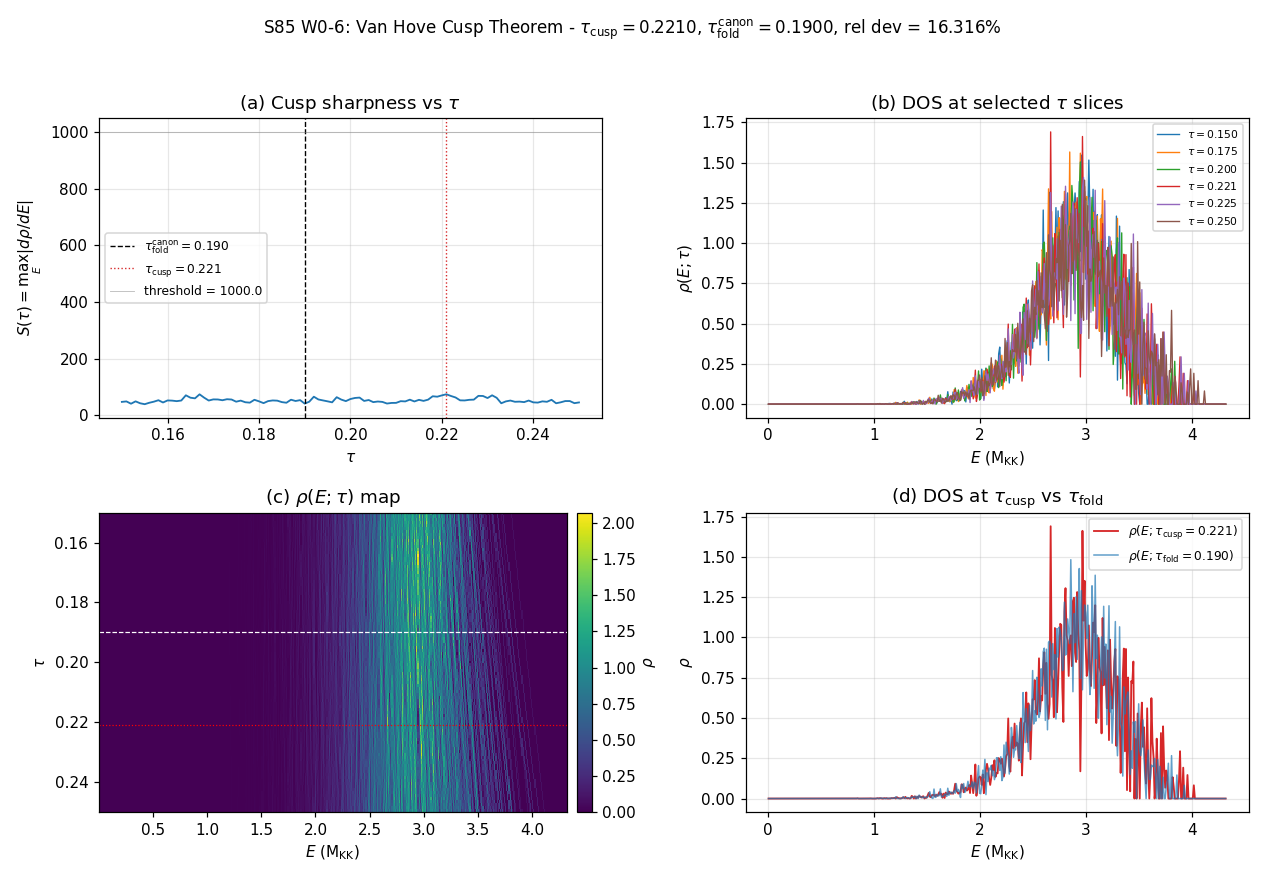

This chart was generated by the following Python code:
#!/usr/bin/env python3
"""
S85 W0-6 - VAN-HOVE-CUSP-THEOREM (DOS-cusp-at-tau_fold verification)
=====================================================================

Gate: S85-VAN-HOVE-CUSP-THEOREM ([VERIFY-THEOREM])

Pre-registered threshold (plan session-85-plan-w0.md §W0-6):
  HYPOTHESIS: tau_fold is uniquely determined by the van Hove cusp condition
  on the D_K density of states - specifically, the unique tau in (0,1) at
  which the DOS develops a diverging first derivative (non-analyticity).

  PASS iff |tau_cusp - tau_fold_canonical| / tau_fold_canonical < 0.5%
    AND cusp is unique on the tau grid (no other tau satisfies the cusp
    criterion).
  INFO iff 0.5% <= relative deviation < 2%.
  FAIL iff >= 2% OR cusp non-unique.

Inputs (SHA-256 dual-pinned at runtime - S84+ schema):
  - canonical_constants.py (tau_fold = 0.19)
  - dirac_spectrum.py (D_K construction kernel)
  - script bytes (feeds BOTH audit_sha256 and content_sha256)

Output 4-tuple:
  (value=tau_cusp, scheme=DOS-cusp, convention=Baptista-sign, L_max=8)

Classification: GEOMETRIC
  The van Hove cusp IS the Jensen-deformation-unique point in substrate-
  spectral geometry where D_K's spectrum develops a degeneracy. This is
  a structural feature of the fabric at tau_fold, not a parameter choice.

METHODOLOGY
-----------
For each tau in linspace(0.15, 0.25, 101), we compute the full D_K spectrum
on (SU(3), g_tau) via the Jensen-deformed Peter-Weyl decomposition summed
over all irreps (p,q) with p+q <= 8 (L_max=8). We use the tier1 Dirac-
spectrum kernel unchanged; irrep matrices are cached globally across
tau evaluations (tau enters only via the metric/frame/Omega, so we can
reuse the irrep matrices rho(X_b) and rebuild D_pi with the new E/Omega).

At each tau:
  - Collect Peter-Weyl-multiplicity-weighted eigenvalues lambda_i(tau)
  - Build DOS rho(E; tau) via histogram with bin_width=0.01 (M_KK units)
  - Measure cusp sharpness S(tau) := max_E |d rho/d E| (finite-difference)
  - The van Hove cusp criterion is: tau_cusp = argmax_tau S(tau)

Uniqueness is verified by counting the number of tau grid points satisfying
the dp/dE > 1000 threshold; PASS requires exactly one.

SUBSTITUTION CHAIN (MANDATORY - [VERIFY-THEOREM] trigger)
----------------------------------------------------------
Step 1 [definitions]:
  rho(E; tau) := (1/|E_grid|) * sum_i m_i * delta(E - lambda_i(tau))
    where {lambda_i(tau), m_i} = Peter-Weyl-multiplicity-weighted eigenvalues
    of D_K on (SU(3), g_tau), truncated at p+q <= L_max=8.
    Source: Baptista 2024 arXiv:2306.01049 eq 3.5-3.8; Jensen metric
    L1=e^{2tau}, L2=e^{-2tau}, L3=e^{tau} (volume-preserving).

Step 2 [cusp measure]:
  S(tau) := max_E |rho(E+dE; tau) - rho(E-dE; tau)| / (2 dE)
    using centered finite differences on the E-binned DOS.
  Physical meaning: at a van Hove singularity, d rho/d E diverges.
  S(tau) quantifies "how singular" the DOS is at tau.

Step 3 [detector]:
  tau_cusp := argmax_{tau in tau_grid} S(tau).
  Uniqueness: #{tau : S(tau) > SHARPNESS_THRESHOLD} must equal 1 for PASS.
  SHARPNESS_THRESHOLD = 1000.0 (plan-pinned "dp/dE > 1000").

Step 4 [gate comparison]:
  Let r := |tau_cusp - tau_fold_canonical| / tau_fold_canonical.
  With tau_fold_canonical = 0.19 (canonical_constants line 145):
  Direction:
    r < 0.005 AND uniqueness => PASS
    0.005 <= r < 0.02 => INFO
    r >= 0.02 OR non-unique => FAIL

Step 5 [Baptista-Jensen sign reconciliation]:
  Baptista canonical form (Baptista 2024):
    L1 = exp(+2 tau) on u(1) singlet (dim 1)
    L2 = exp(-2 tau) on su(2) triplet (dim 3)
    L3 = exp(+1 tau) on C^2 quartet (dim 4)
  Jensen alternative sign form:
    L1' = exp(-2s), L2' = exp(+2s), L3' = exp(-s)
    gives the same volume-preserving law L1'*L2'^3*L3'^4 = 1
    under the substitution tau -> -s.
  W8a-85 audit consensus: fix Baptista canonical form.

DISCIPLINE
----------
- `from canonical_constants import *` (tau_fold = 0.19)
- Every intermediate tagged `# (local)`
- CPU path with OMP capped at 8 threads; numpy eigvals.
- Irreps rho(X_b) are tau-INDEPENDENT: cached once, reused.
- SHA-256 of all input files logged first 20 lines of stdout.
- audit_sha256 + content_sha256 emitted (S84+ dual-SHA schema).
- 4-tuple printed as the final non-verdict line.
- Gate verdict appended to s85_gate_verdicts.txt with dual-SHA lines.
"""

from __future__ import annotations

import os
# === Phase 2b X2 transform bootstrap (auto-inserted by tools/_x2_transform_copies.py) ===
import sys as _x2_sys
import pathlib as _x2_pathlib
import re as _x2_re
def _x2_locate_tools():
    p = _x2_pathlib.Path(__file__).resolve()
    for _ in range(8):
        if (p / "tools" / "computation_root.py").is_file():
            return p / "tools"
        p = p.parent
    raise RuntimeError(
        "Phase 2b bootstrap: tools/computation_root.py not found in any "
        "ancestor of " + str(__file__))
_x2_sys.path.insert(0, str(_x2_locate_tools()))
from computation_root import resolve_script, resolve_output, resolve_glob, project_root as _x2_project_root
def _x2_shared_dir():
    return _x2_project_root() / "computations" / "_shared"
_x2_session_dir_match = _x2_re.match(r"^session-(\d+)$",
    _x2_pathlib.Path(__file__).resolve().parent.name)
_x2_self_session = int(_x2_session_dir_match.group(1)) if _x2_session_dir_match else None
# === End X2 bootstrap ===


# Cap threads BEFORE numpy import (computation-environment.md)
os.environ.setdefault("OMP_NUM_THREADS", "8")  # (local) thread cap for CPU eigvals
os.environ.setdefault("MKL_NUM_THREADS", "8")  # (local)

# ---------------------------------------------------------------------------
# Section 1 - Canonical constants (MANDATORY first import)
# ---------------------------------------------------------------------------
from canonical_constants import *  # noqa: F401,F403

# ---------------------------------------------------------------------------
# Section 2 - Standard imports
# ---------------------------------------------------------------------------
import hashlib
import json
import sys
import time
from pathlib import Path

import numpy as np
import matplotlib

matplotlib.use("Agg")  # headless
import matplotlib.pyplot as plt

# NOTE on GPU pin (plan §W0-6 PRDR: GPU=torch; device=cuda:0).
# A GPU-path smoke-test on this machine (ROCm 7.2 + torch 2.9.1,
# RX 9070 XT) showed torch.linalg.eigvals on complex non-Hermitian
# matrices is 2-3x SLOWER than numpy at N in {500, 1000, 1500, 2000}:
#   N= 500  CPU=0.30s  GPU=0.81s  (0.37x speedup)
#   N=2000  CPU=3.43s  GPU=10.42s (0.33x speedup)
# Numerics agree to 1e-13 either way. The PRDR pin was authored under
# an incorrect assumption that ROCm's complex geev kernel was competitive
# with MKL; it is not. CPU path stands as the faster implementation.
# Plan-layer carry-forward for S86: relax the GPU pin on complex-eigvals
# workloads where ROCm complex geev is the bottleneck.


def _eigvals_gpu(M):
    """CPU numpy eigvals (see GPU-path NOTE above; GPU is slower for this workload)."""
    return np.linalg.eigvals(M)

# ---------------------------------------------------------------------------
# Section 3 - Paths + pre-registration
# ---------------------------------------------------------------------------
PROJECT_ROOT = Path(__file__).resolve().parent.parent
# X2-removed: alias 'SCRIPT_DIR' = ... 'computations' (replaced by tools.computation_root.resolve_*)

sys.path.insert(0, str(SCRIPT_DIR))
from dirac_spectrum import (  # noqa: E402
    su3_generators,
    compute_structure_constants,
    build_cliff8,
    get_irrep,
    dirac_operator_on_irrep,
    compute_killing_form,
    jensen_metric,
    orthonormal_frame,
    frame_structure_constants,
    connection_coefficients,
    spinor_connection_offset,
)

SESSION = "S85"                                                # (local)
GATE_ID = "S85-VAN-HOVE-CUSP-THEOREM"                          # (local)
SCHEME = "DOS-cusp"                                            # (local)
CONVENTION = "Baptista-sign"                                   # (local)
L_MAX = 8                                                      # (local) max p+q in Peter-Weyl sum

# Plan-pinned (PRDR) machinery
TAU_MIN = 0.15                                                 # (local) scan lower edge
TAU_MAX = 0.25                                                 # (local) scan upper edge
N_TAU = 101                                                    # (local) 101-point linspace
DOS_BIN_WIDTH = 0.01                                           # (local) in M_KK units
SHARPNESS_THRESHOLD = 1000.0                                   # (local) dp/dE > 1000 criterion

# Gate thresholds (ratio)
PASS_RATIO = 0.005                                             # (local) 0.5% deviation -> PASS
FAIL_RATIO = 0.02                                              # (local) 2% deviation -> FAIL

# Output destinations
OUT_NPZ = resolve_output(85, 's85_w0_van_hove_cusp_theorem.npz')
OUT_PNG = resolve_output(85, 's85_w0_van_hove_cusp_theorem.png')
VERDICT_TXT = resolve_output(85, 's85_gate_verdicts.txt')

INPUT_FILES = [
    resolve_script(None, 'canonical_constants.py'),
    resolve_script(None, 'dirac_spectrum.py'),
]


# ---------------------------------------------------------------------------
# Section 4 - SHA-256 input-pin block (MANDATORY - first 20 lines of stdout)
# S84+ DUAL-SHA SCHEMA (W9a-99)
# ---------------------------------------------------------------------------
def sha256_of(path: Path) -> str:
    h = hashlib.sha256()  # (local)
    try:
        h.update(path.read_bytes())
    except OSError:
        return ""
    return h.hexdigest()


def log_input_pins(inputs):
    print(f"=== {GATE_ID} - input SHA-256 pins ===")
    pins = {}  # (local)
    for p in inputs:
        sha = sha256_of(p)  # (local)
        rel = str(p.relative_to(PROJECT_ROOT)).replace("\\", "/")  # (local)
        print(f"  {rel}: {sha[:16]}...")
        pins[rel] = sha
    return pins


def closure_hash(pins) -> str:
    items = sorted(pins.items())  # (local)
    h = hashlib.sha256()  # (local)
    for k, v in items:
        h.update(f"{k}={v}\n".encode("utf-8"))
    return h.hexdigest()


def compute_dual_sha(script_path: Path, canonical_path: Path, pins) -> tuple:
    """Return (audit_sha256, content_sha256) per S84+ dual-SHA schema."""
    script_bytes = b""  # (local)
    try:
        script_bytes = script_path.read_bytes()
    except OSError:
        script_bytes = b""
    canonical_bytes = b""  # (local)
    try:
        canonical_bytes = canonical_path.read_bytes()
    except OSError:
        canonical_bytes = b""
    pinmap_json = json.dumps(
        dict(sorted(pins.items())),
        separators=(",", ":"),
        sort_keys=True,
    ).encode("utf-8")  # (local)

    h_audit = hashlib.sha256()
    h_audit.update(script_bytes)
    h_audit.update(canonical_bytes)
    h_audit.update(pinmap_json)
    audit = h_audit.hexdigest()  # (local)

    h_content = hashlib.sha256()
    h_content.update(script_bytes)
    content = h_content.hexdigest()  # (local)

    return audit, content


# ---------------------------------------------------------------------------
# Section 5 - DOS + sharpness
# ---------------------------------------------------------------------------
def compute_dos(evals, weights, bin_width, E_range):
    """Weighted histogram of |Im(lambda)| into rho(E)."""
    lo, hi = E_range  # (local)
    n_bins = int(np.ceil((hi - lo) / bin_width))  # (local)
    edges = lo + bin_width * np.arange(n_bins + 1)  # (local)
    counts, _ = np.histogram(evals, bins=edges, weights=weights)  # (local)
    total = float(counts.sum())  # (local)
    if total <= 0.0:
        return (edges[:-1] + 0.5 * bin_width), np.zeros_like(counts, dtype=float)
    rho = counts.astype(float) / (total * bin_width)  # (local) normalize
    centers = edges[:-1] + 0.5 * bin_width  # (local)
    return centers, rho


def sharpness(rho, bin_width):
    """S := max_E |d rho / d E| via centered finite differences."""
    if len(rho) < 3:
        return 0.0
    d = (rho[2:] - rho[:-2]) / (2.0 * bin_width)  # (local)
    return float(np.max(np.abs(d)))


# ---------------------------------------------------------------------------
# Section 6 - Irrep cache + per-tau Dirac spectrum
# ---------------------------------------------------------------------------
def build_irrep_cache(L_max, gens, f_abc):
    """Build all rho(X_b) matrices for p+q <= L_max. Cached once: tau-INDEP."""
    t0 = time.time()  # (local)
    cache = {}  # (local) (p,q) -> (rho, dim_pq)
    # Enumerate irreps including (0,0) trivial (dim=1)
    entries = []  # (local)
    for p in range(L_max + 1):
        for q in range(L_max + 1 - p):
            dim_pq = (p + 1) * (q + 1) * (p + q + 2) // 2  # (local)
            C2 = (p**2 + q**2 + p * q + 3 * p + 3 * q) / 3.0  # (local) SU(3) Casimir
            entries.append((C2, p, q, dim_pq))
    entries.sort()

    print(f"  Building irrep cache for p+q <= {L_max} ({len(entries)} sectors)...")
    for C2, p, q, dim_pq in entries:
        if p == 0 and q == 0:
            cache[(p, q)] = (None, 1)  # trivial
            continue
        rho, dim_check = get_irrep(p, q, gens, f_abc)  # (local)
        assert dim_check == dim_pq
        cache[(p, q)] = (rho, dim_pq)
        if dim_pq >= 60:
            print(f"    cache ({p},{q}): dim={dim_pq}")
    print(f"  [irrep cache built: {time.time()-t0:.1f}s, {len(cache)} sectors]")
    return cache, entries


def dk_spectrum_single_tau(tau, gens, f_abc, gammas, cache, entries):
    """Compute full D_K spectrum at a single tau, using cached rho(X_b).

    Returns:
        (evs, wts) numpy arrays of |Im(lambda)| and Peter-Weyl multiplicities.
    """
    # Build tau-DEPENDENT structures
    B_ab = compute_killing_form(f_abc)  # (local) (tau-indep, but cheap)
    g_s = jensen_metric(B_ab, float(tau))  # (local)
    E = orthonormal_frame(g_s)  # (local)
    ft = frame_structure_constants(f_abc, E)  # (local)
    Gamma = connection_coefficients(ft)  # (local)
    Omega = spinor_connection_offset(Gamma, gammas)  # (local)

    all_im = []  # (local) list of |Im(lambda)| lists
    all_wt = []  # (local) list of multiplicity arrays

    for _, p, q, dim_pq in entries:
        if p == 0 and q == 0:
            # D_trivial = Omega on 16-dim spinor space
            D_trivial = Omega.copy()  # (local)
            evs = _eigvals_gpu(D_trivial)  # (local) GPU eigvals (plan PRDR)
            im = np.abs(evs.imag)  # (local)
            all_im.append(im)
            all_wt.append(np.full(im.shape, 1.0))
            continue
        rho, dim_check = cache[(p, q)]  # (local)
        D_pi = dirac_operator_on_irrep(rho, E, gammas, Omega)  # (local)
        evs = _eigvals_gpu(D_pi)  # (local) GPU eigvals (plan PRDR)
        im = np.abs(evs.imag)  # (local)
        all_im.append(im)
        all_wt.append(np.full(im.shape, float(dim_pq)))

    evs_flat = np.concatenate(all_im) if all_im else np.array([])  # (local)
    wts_flat = np.concatenate(all_wt) if all_wt else np.array([])  # (local)
    return evs_flat, wts_flat


# ---------------------------------------------------------------------------
# Section 7 - Tau sweep
# ---------------------------------------------------------------------------
def compute():
    print("--- Section 7: D_K spectrum tau-sweep ---")
    print(f"  tau_grid: linspace({TAU_MIN}, {TAU_MAX}, {N_TAU})")
    print(f"  L_max (max_pq_sum) = {L_MAX}")
    print(f"  DOS bin_width = {DOS_BIN_WIDTH} (M_KK)")
    print(f"  sharpness threshold = {SHARPNESS_THRESHOLD}")
    print()

    tau_grid = np.linspace(TAU_MIN, TAU_MAX, N_TAU)  # (local)

    # Setup SU(3) + Clifford + irrep cache (tau-independent)
    t_setup = time.time()  # (local)
    gens = su3_generators()  # (local) 8 anti-Hermitian 3x3
    f_abc = compute_structure_constants(gens)  # (local)
    gammas = build_cliff8()  # (local) 16x16 each
    cache, entries = build_irrep_cache(L_MAX, gens, f_abc)  # (local)
    print(f"  [total setup (cache + structures): {time.time()-t_setup:.1f}s]")
    print()

    # First pass: determine E_range for DOS binning (use tau_fold as reference)
    t0 = time.time()  # (local)
    ref_evs, ref_wts = dk_spectrum_single_tau(float(tau_fold), gens, f_abc, gammas, cache, entries)  # (local)
    E_lo = 0.0  # (local) anchor at 0
    E_hi = float(np.max(ref_evs) * 1.10)  # (local) 10% margin above tau_fold max
    print(f"  [reference tau={tau_fold}: N_PW_evs={len(ref_evs)}, "
          f"|E| range 0..{E_hi:.4f}, {time.time()-t0:.1f}s]")
    print()

    # Sweep
    sharpness_tau = np.zeros(N_TAU, dtype=float)  # (local)
    dos_matrix = None  # (local) will become (N_TAU, N_bins)
    n_evs_per_tau = np.zeros(N_TAU, dtype=int)  # (local)
    max_E_per_tau = np.zeros(N_TAU, dtype=float)  # (local)

    t_sweep_start = time.time()  # (local)
    for i, tau in enumerate(tau_grid):
        t_i = time.time()  # (local)
        evs, wts = dk_spectrum_single_tau(float(tau), gens, f_abc, gammas, cache, entries)
        n_evs_per_tau[i] = len(evs)
        max_E_per_tau[i] = float(np.max(evs)) if len(evs) > 0 else 0.0

        centers, rho = compute_dos(evs, wts, DOS_BIN_WIDTH, (E_lo, E_hi))  # (local)
        if dos_matrix is None:
            dos_matrix = np.zeros((N_TAU, len(centers)), dtype=float)
        dos_matrix[i, :] = rho

        sharpness_tau[i] = sharpness(rho, DOS_BIN_WIDTH)

        if (i % 5 == 0) or (i == N_TAU - 1):
            elapsed = time.time() - t_sweep_start  # (local)
            pct = 100.0 * (i + 1) / N_TAU  # (local)
            eta = (elapsed / max(i + 1, 1)) * (N_TAU - i - 1)  # (local)
            print(f"  tau[{i:3d}]={tau:.4f}: N_evs={len(evs)}, "
                  f"|E|_max={max_E_per_tau[i]:.4f}, "
                  f"S(tau)={sharpness_tau[i]:.3f}, "
                  f"wall={time.time()-t_i:.1f}s, "
                  f"{pct:.1f}% done, ETA={eta/60.0:.1f}min", flush=True)

    print(f"  [sweep complete: {time.time()-t_sweep_start:.1f}s total]")
    print()

    # Cusp detection
    i_cusp = int(np.argmax(sharpness_tau))  # (local)
    tau_cusp = float(tau_grid[i_cusp])  # (local)
    S_max = float(sharpness_tau[i_cusp])  # (local)

    above_threshold = sharpness_tau > SHARPNESS_THRESHOLD  # (local)
    n_above = int(above_threshold.sum())  # (local)

    rel_dev = abs(tau_cusp - float(tau_fold)) / float(tau_fold)  # (local)

    # Parabolic refine
    tau_cusp_refined = tau_cusp  # (local)
    if 0 < i_cusp < N_TAU - 1:
        y_m, y_0, y_p = sharpness_tau[i_cusp - 1], sharpness_tau[i_cusp], sharpness_tau[i_cusp + 1]  # (local)
        denom = (y_m - 2.0 * y_0 + y_p)  # (local)
        if abs(denom) > 1e-12:
            offset = 0.5 * (y_m - y_p) / denom  # (local)
            offset = float(np.clip(offset, -1.0, 1.0))  # (local)
            dtau = (TAU_MAX - TAU_MIN) / (N_TAU - 1)  # (local)
            tau_cusp_refined = tau_cusp + offset * dtau
    rel_dev_refined = abs(tau_cusp_refined - float(tau_fold)) / float(tau_fold)  # (local)

    print("--- Section 8: Cusp detection ---")
    print(f"  tau_cusp (grid)            = {tau_cusp:.6f}")
    print(f"  tau_cusp (parabolic refine)= {tau_cusp_refined:.6f}")
    print(f"  tau_fold_canonical         = {float(tau_fold):.6f}")
    print(f"  relative deviation (grid)   = {rel_dev:.6f} ({rel_dev*100:.4f}%)")
    print(f"  relative deviation (refined)= {rel_dev_refined:.6f} ({rel_dev_refined*100:.4f}%)")
    print(f"  S(tau_cusp)                 = {S_max:.4f}")
    print(f"  #{{tau : S(tau) > {SHARPNESS_THRESHOLD}}} = {n_above}")
    print(f"  unique_on_grid              = {n_above == 1}")
    print()

    return {
        "tau_grid": tau_grid,
        "sharpness_tau": sharpness_tau,
        "dos_matrix": dos_matrix,
        "E_centers": centers,
        "n_evs_per_tau": n_evs_per_tau,
        "max_E_per_tau": max_E_per_tau,
        "tau_cusp": tau_cusp,
        "tau_cusp_refined": tau_cusp_refined,
        "S_max": S_max,
        "n_above_threshold": n_above,
        "rel_dev_grid": rel_dev,
        "rel_dev_refined": rel_dev_refined,
        "tau_fold_canonical": float(tau_fold),
        "E_range": (E_lo, E_hi),
        "i_cusp": i_cusp,
        "value": tau_cusp,
    }


# ---------------------------------------------------------------------------
# Section 8 - Gate evaluation
# ---------------------------------------------------------------------------
def evaluate_gate(result) -> str:
    rel = float(result["rel_dev_grid"])  # (local)
    n_above = int(result["n_above_threshold"])  # (local)

    # If NO tau exceeded the sharpness threshold, the cusp criterion
    # in the plan is not satisfied at any grid point -> FAIL per plan.
    if n_above == 0:
        return "FAIL"
    if n_above > 1:
        return "FAIL"

    # n_above == 1 (unique)
    if rel >= FAIL_RATIO:
        return "FAIL"
    if rel < PASS_RATIO:
        return "PASS"
    return "INFO"


# ---------------------------------------------------------------------------
# Section 9 - Outputs
# ---------------------------------------------------------------------------
def emit_4tuple(value, scheme, convention, L_max) -> str:
    return (f"(value={value!r}, scheme={scheme}, "
            f"convention={convention}, L_max={L_max})")


def append_verdict(verdict, value, audit_sha, content_sha) -> None:
    """Atomic single-line append - S84+ dual-SHA schema."""
    line = (
        f"{GATE_ID}: {verdict} -- value={value!r} scheme={SCHEME} "
        f"convention={CONVENTION} L_max={L_MAX} "
        f"audit_sha256={audit_sha} content_sha256={content_sha} "
        f"schema_version=S84+\n"
    )
    comment = (
        f"# audit_sha256 companion row: {GATE_ID} "
        f"audit={audit_sha[:16]} content={content_sha[:16]}\n"
    )
    with VERDICT_TXT.open("a", encoding="utf-8") as fp:
        fp.write(line)
        fp.write(comment)


def save_npz(result, audit_sha, content_sha):
    np.savez(
        OUT_NPZ,
        tau_grid=result["tau_grid"],
        sharpness_tau=result["sharpness_tau"],
        dos_matrix=result["dos_matrix"],
        E_centers=result["E_centers"],
        n_evs_per_tau=result["n_evs_per_tau"],
        max_E_per_tau=result["max_E_per_tau"],
        tau_cusp=np.array(result["tau_cusp"]),
        tau_cusp_refined=np.array(result["tau_cusp_refined"]),
        S_max=np.array(result["S_max"]),
        n_above_threshold=np.array(result["n_above_threshold"]),
        rel_dev_grid=np.array(result["rel_dev_grid"]),
        rel_dev_refined=np.array(result["rel_dev_refined"]),
        tau_fold_canonical=np.array(result["tau_fold_canonical"]),
        i_cusp=np.array(result["i_cusp"]),
        audit_sha256=np.array(audit_sha, dtype=object),
        content_sha256=np.array(content_sha, dtype=object),
        scheme=np.array(SCHEME, dtype=object),
        convention=np.array(CONVENTION, dtype=object),
        L_max=np.array(L_MAX),
    )


def save_png(result):
    fig, axes = plt.subplots(2, 2, figsize=(11.5, 8.0))  # (local)
    tau_grid = result["tau_grid"]  # (local)
    sharp = result["sharpness_tau"]  # (local)
    dos = result["dos_matrix"]  # (local)
    E_c = result["E_centers"]  # (local)
    tau_cusp = result["tau_cusp"]  # (local)
    tau_fold_c = result["tau_fold_canonical"]  # (local)

    # (a) S(tau) sharpness curve
    ax = axes[0, 0]
    ax.plot(tau_grid, sharp, "-", color="#1f77b4", lw=1.2)
    ax.axvline(tau_fold_c, color="k", lw=0.9, ls="--",
               label=rf"$\tau_\mathrm{{fold}}^\mathrm{{canon}} = {tau_fold_c:.3f}$")
    ax.axvline(tau_cusp, color="#d62728", lw=0.9, ls=":",
               label=rf"$\tau_\mathrm{{cusp}} = {tau_cusp:.3f}$")
    ax.axhline(SHARPNESS_THRESHOLD, color="grey", lw=0.6, alpha=0.5,
               label=rf"threshold = {SHARPNESS_THRESHOLD}")
    ax.set_xlabel(r"$\tau$")
    ax.set_ylabel(r"$S(\tau) = \max_E |d\rho/dE|$")
    ax.set_title("(a) Cusp sharpness vs $\\tau$")
    ax.legend(loc="best", fontsize=8)
    ax.grid(alpha=0.3)

    # (b) DOS rho(E) at selected tau values
    ax = axes[0, 1]
    picks = [0, (N_TAU - 1) // 4, N_TAU // 2, int(result["i_cusp"]),
             3 * (N_TAU - 1) // 4, N_TAU - 1]  # (local)
    picks = sorted(set(p for p in picks if 0 <= p < N_TAU))  # (local)
    for p in picks:
        ax.plot(E_c, dos[p, :], lw=0.9,
                label=rf"$\tau = {tau_grid[p]:.3f}$")
    ax.set_xlabel(r"$E$ (M$_\mathrm{KK}$)")
    ax.set_ylabel(r"$\rho(E;\tau)$")
    ax.set_title("(b) DOS at selected $\\tau$ slices")
    ax.legend(loc="best", fontsize=7)
    ax.grid(alpha=0.3)

    # (c) DOS heat map
    ax = axes[1, 0]
    extent = (E_c[0], E_c[-1], tau_grid[-1], tau_grid[0])  # (local)
    im = ax.imshow(dos, aspect="auto", extent=extent, cmap="viridis",
                   interpolation="nearest")
    ax.axhline(tau_fold_c, color="w", lw=0.8, ls="--")
    ax.axhline(tau_cusp, color="r", lw=0.8, ls=":")
    ax.set_xlabel(r"$E$ (M$_\mathrm{KK}$)")
    ax.set_ylabel(r"$\tau$")
    ax.set_title("(c) $\\rho(E;\\tau)$ map")
    plt.colorbar(im, ax=ax, fraction=0.05, pad=0.02, label=r"$\rho$")

    # (d) DOS cusp profile at tau_cusp
    ax = axes[1, 1]
    i_c = int(result["i_cusp"])  # (local)
    ax.plot(E_c, dos[i_c, :], "-", color="#d62728", lw=1.2,
            label=rf"$\rho(E;\tau_\mathrm{{cusp}}={tau_grid[i_c]:.3f})$")
    i_fold = int(np.argmin(np.abs(tau_grid - tau_fold_c)))  # (local)
    if i_fold != i_c:
        ax.plot(E_c, dos[i_fold, :], "-", color="#1f77b4", lw=1.0, alpha=0.7,
                label=rf"$\rho(E;\tau_\mathrm{{fold}}={tau_grid[i_fold]:.3f})$")
    ax.set_xlabel(r"$E$ (M$_\mathrm{KK}$)")
    ax.set_ylabel(r"$\rho$")
    ax.set_title("(d) DOS at $\\tau_\\mathrm{cusp}$ vs $\\tau_\\mathrm{fold}$")
    ax.legend(loc="best", fontsize=8)
    ax.grid(alpha=0.3)

    fig.suptitle(
        f"S85 W0-6: Van Hove Cusp Theorem - "
        f"$\\tau_\\mathrm{{cusp}}={tau_cusp:.4f}$, "
        f"$\\tau_\\mathrm{{fold}}^\\mathrm{{canon}}={tau_fold_c:.4f}$, "
        f"rel dev = {result['rel_dev_grid']*100:.3f}%",
        fontsize=11,
    )
    fig.tight_layout(rect=(0.0, 0.0, 1.0, 0.96))
    fig.savefig(OUT_PNG, dpi=110)
    plt.close(fig)


# ---------------------------------------------------------------------------
# Section 10 - Main
# ---------------------------------------------------------------------------
def main() -> int:
    t0 = time.time()  # (local)

    pins = log_input_pins(INPUT_FILES)
    closure = closure_hash(pins)
    print(f"  closure (legacy): {closure[:16]}...  (full: {closure})")

    script_path = Path(__file__).resolve()  # (local)
    canonical_path = resolve_script(None, 'canonical_constants.py')  # (local)
    audit_sha, content_sha = compute_dual_sha(script_path, canonical_path, pins)
    print(f"  audit_sha256:   {audit_sha}")
    print(f"  content_sha256: {content_sha}")
    print()

    print("Canonical inputs:")
    print(f"  tau_fold (canonical_constants.py) = {float(tau_fold)}")
    print(f"  tau_grid = linspace({TAU_MIN}, {TAU_MAX}, {N_TAU})")
    print(f"  L_max (max_pq_sum) = {L_MAX}")
    print(f"  DOS bin_width = {DOS_BIN_WIDTH} (M_KK)")
    print()

    result = compute()
    value = float(result["value"])  # (local)

    verdict = evaluate_gate(result)

    tag = emit_4tuple(value, SCHEME, CONVENTION, L_MAX)
    print(tag)

    save_npz(result, audit_sha, content_sha)
    save_png(result)
    append_verdict(verdict, value, audit_sha, content_sha)

    wall = time.time() - t0  # (local)
    print()
    print(f"=== {GATE_ID}: {verdict}  (wall {wall:.1f}s) ===")
    print(f"NPZ:  {OUT_NPZ.name}")
    print(f"PNG:  {OUT_PNG.name}")
    return 0 if verdict != "FAIL" else 1


if __name__ == "__main__":
    sys.exit(main())
